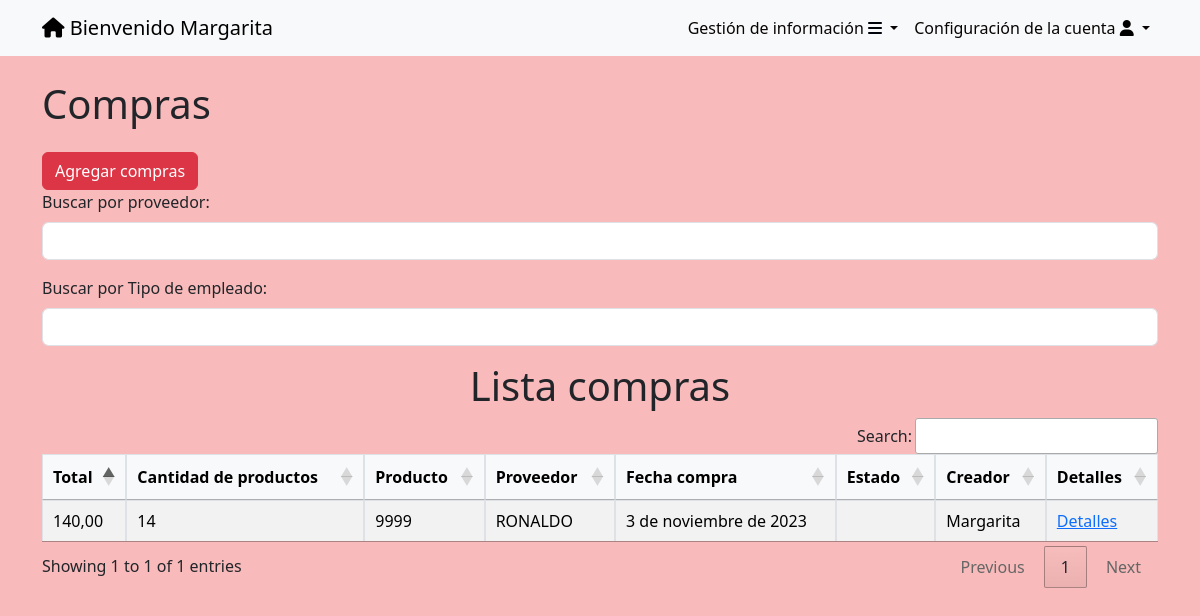
The page /compras/ (signed in) on the database its author committed.
### tasks/models.py (models this page shows, shortened)
class Compra(models.Model):
    fechaCompra = models.DateField(auto_now_add=True,null=True, blank=True)
    totalCompra = models.DecimalField(max_digits=10, decimal_places=2, blank=True, null=True)
    idProducto = models.ForeignKey(Producto, null=True, blank=True,on_delete=models.CASCADE)
    idProveedor = models.ForeignKey(Proveedor, null=True, blank=True,on_delete=models.CASCADE)
    idEmpleado = models.ForeignKey(Usuario, null=True, blank=True,on_delete=models.CASCADE)
    cantidad = models.IntegerField(null=True, blank=True)
    user = models.ForeignKey(User, on_delete=models.CASCADE,blank=True, null=True)

class Producto(models.Model):
    nombre = models.CharField(max_length=50)
    descripcion = models.CharField(max_length=50)
    categoria = models.CharField(max_length=50)
    precioComun = models.DecimalField(max_digits=10, decimal_places=2, blank=True, null=True)
    precioMayoreo = models.DecimalField(max_digits=10, decimal_places=2, blank=True, null=True)
    canStock = models.IntegerField(blank=True, null=True)
    fechaingreso = models.DateTimeField(auto_now_add=True,null=True,blank=True)
    tamaño = models.CharField(max_length=50, blank=True, null=True)
    material = models.CharField(max_length=50, blank=True, null=True)
    tiempodeProduccion = models.TimeField(blank=True, null=True)
    visto = models.BooleanField(default=False)
    ACTIVO = 'Activo'
    DESACTIVADO = 'Desactivado'
    ESTADO_CHOICES = [
        (ACTIVO, 'Activo'),
        (DESACTIVADO, 'Desactivado'),
    ]
    estado = models.CharField(max_length=50, blank=True, null=True,choices=ESTADO_CHOICES,)
    idProveedor = models.ForeignKey(Proveedor,on_delete=models.CASCADE,blank=True,null=True,)
    user = models.ForeignKey(User, on_delete=models.CASCADE,blank=True, null=True)
    def __str__(self):
        return self.nombre

class Proveedor(models.Model):
    nombre = models.CharField(blank=True,null=True,max_length=100)
    correo = models.EmailField(blank=True,null=True)
    telefono = models.CharField(blank=True,null=True,max_length=10)
    ACTIVO = 'Activo'
    DESACTIVADO = 'Desactivado'
    ESTADO_CHOICES = [
        (ACTIVO, 'Activo'),
        (DESACTIVADO, 'Desactivado'),
    ]
    estadodelprovedor = models.TextField(blank=True,null=True,choices=ESTADO_CHOICES,)
    user = models.ForeignKey(User, on_delete=models.CASCADE,blank=True, null=True)
    def __str__(self):
        return self.nombre

### tasks/views.py (the view)
# urls.py: path('compras/',views.compras,name='compras'),
@login_required
def compras(request):
    if request.user.is_superuser:
        compras = Compra.objects.all()
    else:
        compras = Compra.objects.filter(user=request.user)
    return render(request,'compras.html',{
        'compras':compras,
    })

### tasks/templates/compras.html (shortened to what this page needs)
{% extends 'base.html' %}
{% block content %}
<head>
</head>
<body>
    <div  class="container mt-4">
        <a href="/compras/"class="text-dark text-decoration-none"><h1>Compras</h1></a>
        <a href="/compras/create/" class="btn btn-danger mt-3">Agregar compras</a>
        <div class="mb-3">
            <label for="filtroProveedor" class="form-label">Buscar por proveedor:</label>
            <input type="text" class="form-control" id="filtroProveedor">
        </div>
        <div class="mb-3">
            <label for="filtroEmpleado" class="form-label">Buscar por Tipo de empleado:</label>
            <input type="text" class="form-control" id="filtroEmpleado">
        </div>
        <div class="table-responsive rounded">
            <center><h1>Lista compras</h1></center>
            <table id="tablaCompras" class="table table-bordered table-striped ">
                <thead class="thead-dark">
                    <tr>
                        <th>Total</th>
                        <th>Cantidad de productos </th>
                        <th>Producto</th>
                        <th>Proveedor</th>
                        <th>Fecha compra</th>
                        {% if user.is_superuser or user.is_staff %}
                        <th>Estado</th>
                        {% endif %}
                        <th>Creador</th>
                        {% if user.is_superuser or user.is_staff %}
                        <th>Detalles</th>
                        {% endif %}
                    </tr>
                </thead>
                <tbody>
                    {% for compra in compras %}
                    <tr>
                        <td>{{ compra.totalCompra}}</td>
                        <td>{{ compra.cantidad }}</td>
                        <td>{{ compra.idProducto }}</td>
                        <td>{{ compra.idProveedor }}</td>
                        <td>{{ compra.fechaCompra }}</td>
                        {% if user.is_superuser or user.is_staff %}
                        <td>{{ compra.estado }}</td>
                        {% endif %}
                        <td>{{ compra.user.username }}</td>
                        {% if user.is_superuser or user.is_staff %}
                        <td><a href="{% url 'compra_detail' compra.id %}">Detalles</a></td>
                        {% endif %}
                    </tr>
                    {% endfor %}
                </tbody>
            </table>
        </div>
    </div>
</body>
<link rel="stylesheet" type="text/css" href="https://cdn.datatables.net/1.11.5/css/jquery.dataTables.css">
<link rel="stylesheet" type="text/css" href="https://cdn.datatables.net/buttons/2.1.0/css/buttons.dataTables.min.css">
{% endblock %}

### tasks/templates/base.html (shortened to what this page needs)
<!DOCTYPE html>
<html lang="en">
<head>
    <link rel="stylesheet" href="https://cdn.jsdelivr.net/npm/bootstrap@5.3.2/dist/css/bootstrap.min.css">
    <link rel="stylesheet" href="https://cdnjs.cloudflare.com/ajax/libs/font-awesome/6.4.2/css/all.min.css">
    <link rel="stylesheet" href="https://cdn.jsdelivr.net/npm/bootstrap@5.3.2/dist/css/bootstrap.min.css">
</head>
<body>
    <nav class="navbar navbar-expand-lg bg-body-tertiary">
        <div class="container">
            {% if user.is_authenticated %}
            <a class="navbar-brand" href="/" id="uno"> <i class="fa-solid fa-house" style="color: #000000;"></i>
                Bienvenido {{user.username}}</a>
            {% endif %}
            {% if user.is_authenticated %}
            <div class="collapse navbar-collapse" id="navbarSupportedContent">
                <ul class="navbar-nav ms-auto">
                    <li class="nav-item dropdown">
                        <a class="nav-link dropdown-toggle" href="#" role="button" data-bs-toggle="dropdown"
                            aria-expanded="false">
                            Gestión de información <i class="fa-solid fa-bars" style="color: #00040b;"></i>
                        </a>
                    </li>
                    <li class="nav-item dropdown">
                        <a class="nav-link dropdown-toggle" href="#" role="button" data-bs-toggle="dropdown"
                            aria-expanded="false">
                            Configuración de la cuenta <i class="fa-solid fa-user" style="color: #000000;"></i>
                        </a>
            {% endif %}
        </div>
    </nav>
</body>
</html>
{% block content %}
{% endblock %}

### tasks/templates/base.html (style rules this page uses)
.nav-link { display: block; text-decoration: none; color: #080404; padding: 5px; }

### tasks/templates/compras.html (style rules this page uses)
.table { width: 100%; margin-bottom: 1rem; color: #333; }
.table th, .table td { padding: 0.75rem; vertical-align: top; border-top: 1px solid #dee2e6; }
.table thead th { vertical-align: bottom; border-bottom: 2px solid #dee2e6; background-color: #f8f9fa; }
.table-striped tbody tr:nth-of-type(odd) { background-color: rgba(0, 0, 0, 0.05); }
.rounded { border-radius: 1em; overflow: hidden; }
body { background-color: rgb(248, 186, 186); background-size: cover; }

### rows shown on the page
Compra: totalCompra "140,00", cantidad "14", idProducto "9999", idProveedor "RONALDO", fechaCompra "3 de noviembre de 2023", user.username "Margarita"

### other values the page prints
{{ user.username }} "Margarita"
